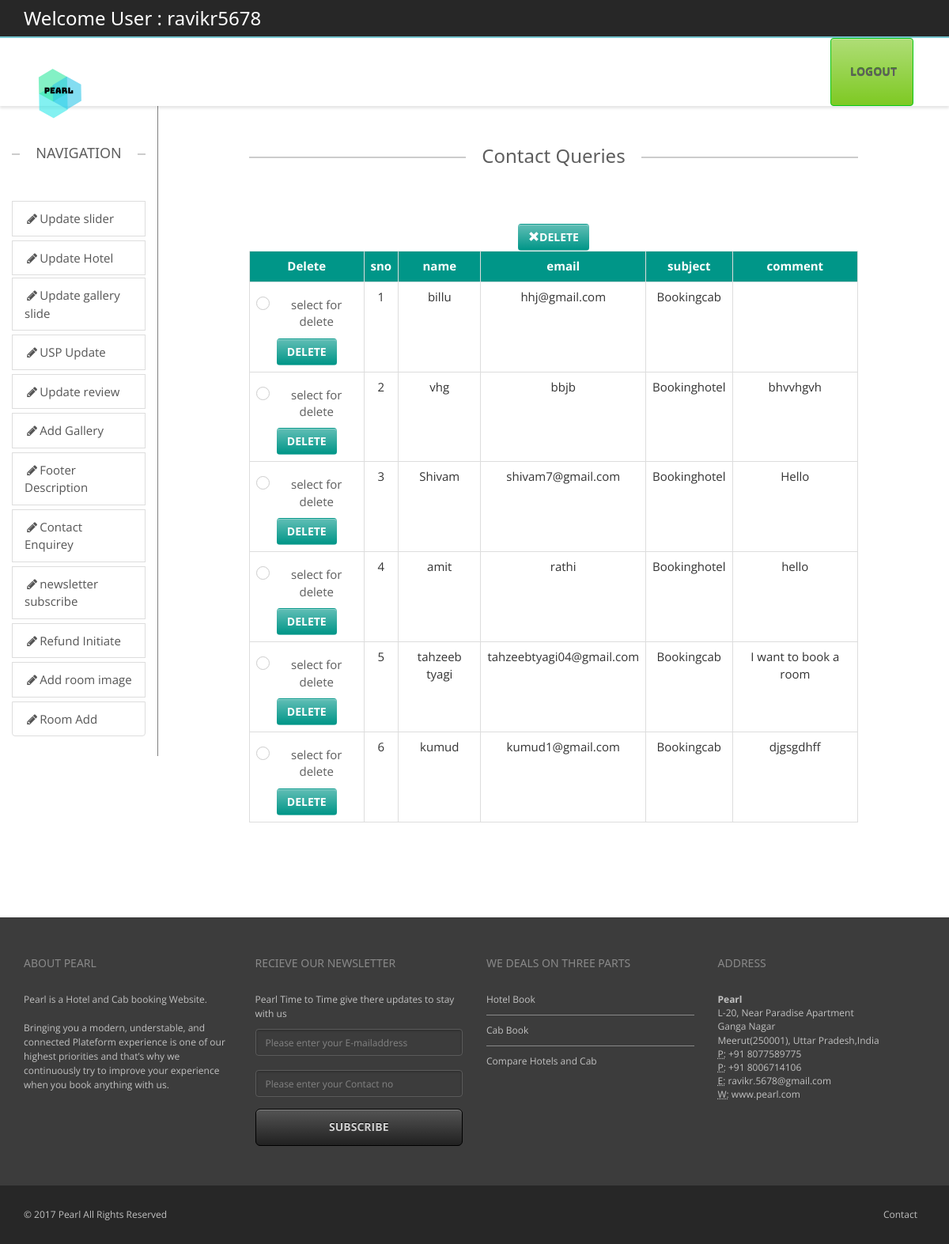
Before: /backend/tables.php (signed in) with the older database file.
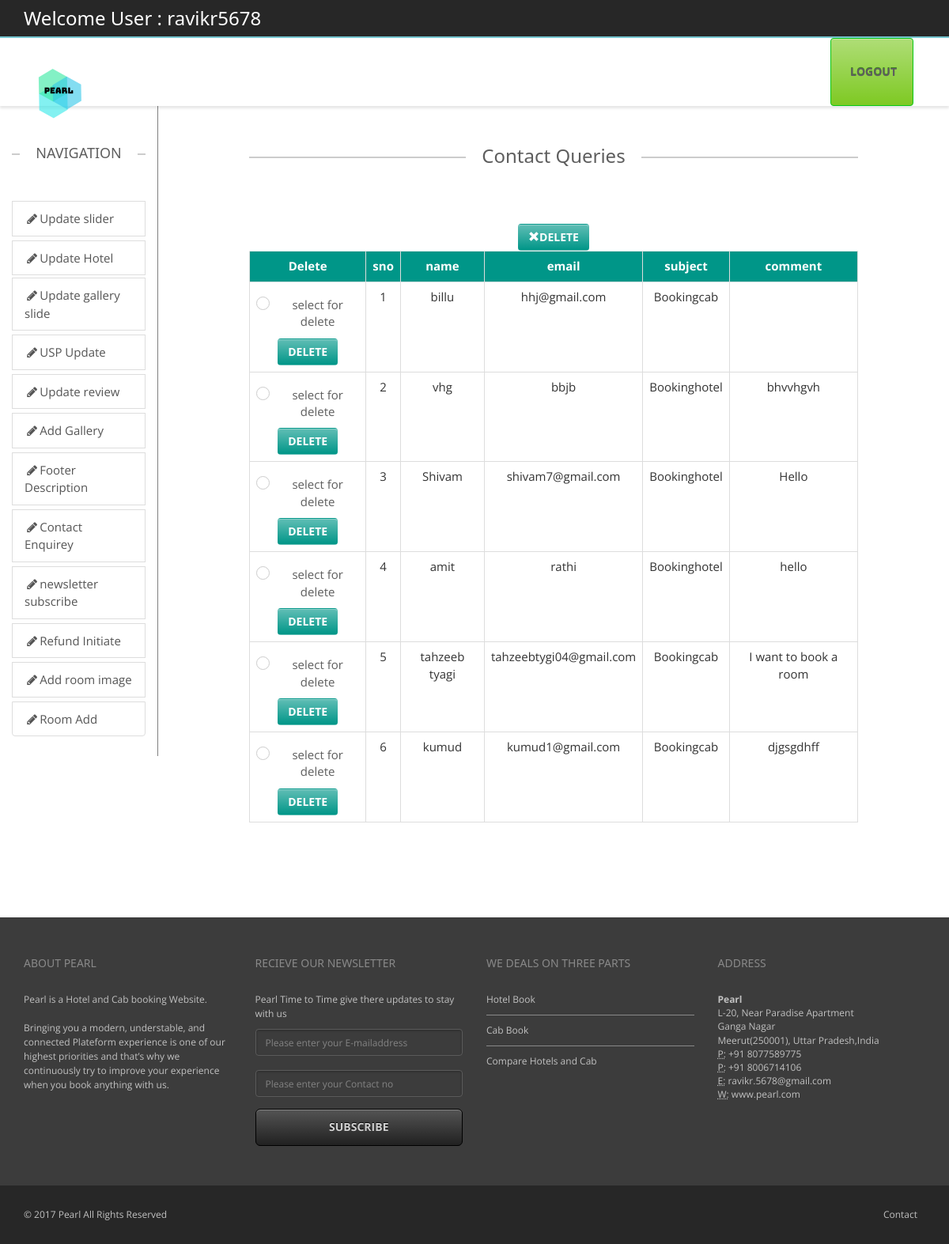
After: the same page with the newer database file.
### tables this page shows
CREATE TABLE `contactenquirey` (
  `sno` int(11) NOT NULL,
  `name` varchar(200) DEFAULT NULL,
  `email` varchar(200) DEFAULT NULL,
  `subject` varchar(100) DEFAULT NULL,
  `comment` varchar(600) DEFAULT NULL
);

### public_html/backend/tables.php (the view, shortened to what this page needs)
<?php
include("headeradmin.php");
include("navigation.php");?>
        <div class="col-sm-1 ">
        </div>
		<div class="col-sm-8">
        <div class="containe-fluid text-center" >
             <h3 class="lined-heading mt50">
            <span>
            Contact Queries
            </span>
        </h3>
        <?php   $con=mysqli_connect("localhost","id5740196_root","1234567890","id5740196_realhotel") or die("could not connect");
$res=mysqli_query($con,"Select * from contactenquirey") or die(mysqli_error($con));
if(mysqli_affected_rows($con)>0)
{
$colname=mysqli_fetch_fields($res);
echo"<form action='deletequery.php' method='post'>";?>
<?php echo"<br><button type='submit' class='btn w3-teal' >";
echo"<span class='glyphicon glyphicon-remove'>";
echo"</span>";
echo"Delete"."</button>";
echo"<div  style='overflow-x:auto;'><table border='1' class='table table-bordered table-hover' style='width:100%'>";
echo"<th class='w3-teal text-center'>Delete</th><th class='w3-teal text-center'>".$colname[0]->name."</th><th class='w3-teal text-center'>".$colname[1]->name."</th><th class='w3-teal text-center'>".$colname[2]->name."</th><th class='w3-teal text-center'>".$colname[3]->name."</th><th class='w3-teal text-center'>".$colname[4]->name."</th>";
while($row=mysqli_fetch_array($res))
{?>
<tr><td><div class="checkbox checkbox-info checkbox-circle">
<?php
echo"<input type='checkbox' name='ids[]' id='$row[0]' value='$row[0]' />"."<label for='$row[0]'>"."select for delete"."</label>"."</div>"."<a href='deletequery.php?id=$row[0]' class='btn w3-teal'>"."delete"."</a>"."</td><td>".$row[0]."</td><td>".$row[1]."</td><td>".$row[2]."</td><td>".$row[3]."</td><td>".$row[4]."</td></tr>";
}
 echo"</table></div>";
 echo"</form>";
}
?>
		</div>
		</div>
        <div class="col-sm-1">
        </div>
	</div>
</div>
<?php include("footer.php");?>

### public_html/backend/headeradmin.php (shortened to what this page needs)
<!DOCTYPE HTML>
<html>
<head>
<link rel="stylesheet" href="css/animate.css">
<link rel="stylesheet" href="css/bootstrap.css">
<link rel="stylesheet" href="https://cdnjs.cloudflare.com/ajax/libs/font-awesome/4.7.0/css/font-awesome.min.css">
<link rel="stylesheet" href="css/owl.carousel.css">
<link rel="stylesheet" href="css/owl.theme.css">
<link rel="stylesheet" href="css/prettyPhoto.css">
<link rel="stylesheet" href="css/smoothness/jquery-ui-1.10.4.custom.min.css">
<link rel="stylesheet" href="rs-plugin/css/settings.css">
<link rel="stylesheet" href="css/theme.css">
<link rel="stylesheet" href="css/w3.css">
<link rel="stylesheet" href="css/checkbox.css">
<link rel="stylesheet" href="css/colors/turquoise.css" id="switch_style">
<link rel="stylesheet" href="css/responsive.css">
</head>
<body>
<div id="top-header" >
  <div class="container">
    <div class="row">
      <div class="col-xs-6">
        <div class=" pull-left">
          <h3 style="color:#FFF">Welcome User : <?php echo $_SESSION['login_user']?></h3>
        </div>
      </div>
  </div>
</div>
</div>
<header>
  <div class="navbar yamm navbar-default" id="sticky">
    <div class="container">
      <div class="navbar-header"  >
        <a href="../index.php" class="navbar-brand">
        <div id="logo" style="border:none"> <img id="default-logo" src="images/d2.png" alt="Pearl" style="width:50%;height:100%;">  </div>
        </a>
        </div>
      <div id="navbar-collapse-grid" class="navbar-collapse collapse navbar-right">
        <ul class="nav navbar-nav ">
          <li> <a href="logout.php" class="btn btn-success" ><span class="fa fa-logout"></span> Logout</a></li>
          </ul>
      </div>
    </div>
  </div>
</header>

### public_html/backend/navigation.php
<div class="container-fluid">
	<div class="row">
		<div class="col-sm-2" style="border-right:1px solid grey;">
		<div class="container-fluid list-group"  style="overflow-y:scroll;padding:0px;" >
        <h5 class="lined-heading mt50">
            <span>
            NAVIGATION
            </span>
        </h5>
<a href="addimage.php" class="list-group-item " style="margin-bottom:5px;"><i class="fa fa-pencil fa-fw" aria-hidden="true"></i>Update slider</a>
<a href="updatehotel.php" class="list-group-item" style="margin-bottom:3px;"><i class="fa fa-pencil fa-fw" aria-hidden="true"></i>Update Hotel</a>
<a href="galleryslide.php" class="list-group-item" style="margin-bottom:5px;"><i class="fa fa-pencil fa-fw" aria-hidden="true"></i>Update gallery slide</a>
<a href="uspupdate.php" class="list-group-item" style="margin-bottom:5px;"><i class="fa fa-pencil fa-fw" aria-hidden="true"></i>USP Update</a>
<a href="updatereview.php" class="list-group-item" style="margin-bottom:5px;"><i class="fa fa-pencil fa-fw" aria-hidden="true"></i>Update review</a>
<a href="addgallery.php" class="list-group-item" style="margin-bottom:5px;"><i class="fa fa-pencil fa-fw" aria-hidden="true"></i>Add Gallery</a>
<a href="footerdesc.php" class="list-group-item" style="margin-bottom:5px;"><i class="fa fa-pencil fa-fw" aria-hidden="true"></i>Footer Description</a>
<a href="tables.php" class="list-group-item" style="margin-bottom:5px;"><i class="fa fa-pencil fa-fw" aria-hidden="true"></i>Contact Enquirey</a>
<a href="newsletter-detail.php" class="list-group-item" style="margin-bottom:5px;"><i class="fa fa-pencil fa-fw" aria-hidden="true"></i>newsletter subscribe</a>
<a href="../refundinitiate.php" class="list-group-item" style="margin-bottom:5px;"><i class="fa fa-pencil fa-fw" aria-hidden="true"></i>Refund Initiate</a>
<a href="addroomimage.php" class="list-group-item" style="margin-bottom:5px;"><i class="fa fa-pencil fa-fw" aria-hidden="true"></i>Add room image</a>
<a href="roomadd.php" class="list-group-item" style="margin-bottom:5px;"><i class="fa fa-pencil fa-fw" aria-hidden="true"></i>Room Add</a>
		</div>
		</div>

### public_html/backend/footer.php (shortened to what this page needs)
<footer>
<div class="container">
  <div class="row">
    <div class="col-md-3 col-sm-3">
      <h4>About Pearl</h4>
      <p>Pearl is a Hotel and Cab booking Website.  <br>
        <br>
       Bringing you a modern, understable, and connected Plateform experience is one of our highest priorities and that’s why we continuously try to improve your experience when you book anything with us. </p>
    </div>
    <div class="col-md-3 col-sm-3">
      <h4>Recieve our newsletter</h4>
      <p>Pearl Time to Time give there updates to stay with us</p>
      <form role="form" action="newsletterquery.php" method="post">
        <div class="form-group">
          <input name="newsletter" type="email" name="newsletter" value="" class="form-control" placeholder="Please enter your E-mailaddress"><br />
           <input name="contact" type="text"  value="" class="form-control" placeholder="Please enter your Contact no">
        </div>
        <input type="submit" class="btn btn-lg btn-black btn-block" value="Subscribe">
      </form>
    </div>
    <div class="col-md-3 col-sm-3">
      <h4>We deals on three parts</h4>
        <ul>
        <li>
		  <article>
			<a href="">Hotel Book</a>
		  </article>
		</li>
        <li>
		  <article>
			<a href="">Cab Book</a>
		  </article>
		</li>
        <li>
		  <article>
			<a href="">Compare Hotels and Cab</a>
		  </article>
		</li>
        </ul>
    </div>
    <div class="col-md-3 col-sm-3">
      <h4>Address</h4>
      <address>
      <strong>Pearl</strong><br>
      L-20, Near Paradise Apartment<br>
      Ganga Nagar<br>
      Meerut(250001), Uttar Pradesh,India<br />
      <abbr title="Phone">P:</abbr> <a href="+91 8077589775">+91 8077589775</a><br>
      <abbr title="Phone">P:</abbr> <a href="+91 8006714106">+91 8006714106</a><br />
      <abbr title="Email">E:</abbr> <a href="#">ravikr.5678@gmail.com</a><br>
      <abbr title="Website">W:</abbr> <a href="#">www.pearl.com</a><br>
      </address>
    </div>
  </div>
</div>
<div class="footer-bottom">
<div class="container">
<div class="row">
<div class="col-xs-6"> &copy; 2017 Pearl All Rights Reserved </div>
<div class="col-xs-6 text-right">
<ul>
<li><a href="">Contact</a></li>
</ul>
</div>
</div>
</div>
</div>
</footer>
</body>
</html>

### public_html/backend/css/w3.css (style rules this page uses)
button,hr,input { overflow:visible }
html { box-sizing:border-box;-ms-text-size-adjust:100%;-webkit-text-size-adjust:100%;overflow-x:hidden }
*,:after,:before { box-sizing:inherit }
body { margin:0 }
article,aside,details,figcaption,figure,footer,header,main,menu,nav,section,summary { display:block }
a { background-color:transparent;-webkit-text-decoration-skip:objects;color:inherit }
abbr[title] { border-bottom:none;text-decoration:underline;text-decoration:underline dotted }
img { border-style:none;margin-bottom:-5px }
button,input,select,textarea { font:inherit;margin:0 }
button,select { text-transform:none }
[type=reset],[type=submit],button,html [type=button] { -webkit-appearance:button }
body,html { font-family:Verdana,sans-serif;font-size:15px;line-height:1.5 }
h3 { font-size:24px }
h4 { font-size:20px }
h5 { font-size:18px }
h1,h2,h3,h4,h5,h6 { font-family:"Segoe UI",Arial,sans-serif;font-weight:400;margin:10px 0 }
.w3-hover-teal:hover,.w3-teal { color:#fff!important;background-color:#009688!important }

### public_html/backend/css/checkbox.css (style rules this page uses)
.checkbox { padding-left: 20px; }
.checkbox label { display: inline-block; vertical-align: middle; position: relative; padding-left: 5px; }
.checkbox label::before { content: ""; display: inline-block; position: absolute; width: 17px; height: 17px; left: 0; margin-left: -20px; border: 1px solid #cccccc; border-radius: 3px; background-color: #fff; -webkit-transition: border 0.15s ease-in-out, color 0.15s ease-in-out; -o-transition: border 0.15s ease-in-out, color 0.15s ease-in-out; transition: border 0.15s ease-in-out, color 0.15s ease-in-out; }
.checkbox label::after { display: inline-block; position: absolute; width: 16px; height: 16px; left: 0; top: 0; margin-left: -20px; padding-left: 3px; padding-top: 1px; font-size: 11px; color: #555555; }
.checkbox.checkbox-circle label::before { border-radius: 50%; }

### public_html/backend/css/colors/turquoise.css (style rules this page uses)
a { color: #75c5cf; }
header, .navbar-nav .dropdown-menu, .blog-author img, .comment .avatar img, aside h3, blockquote, .ui-widget-header, .ui-state-highlight, .ui-widget-content .ui-state-highlight, .ui-widget-header .ui-state-highlight, .ui-state-hover, .ui-widget-content .ui-state-hover, .ui-widget-header .ui-state-hover, .ui-state-focus, .ui-widget-content .ui-state-focus, .ui-widget-header .ui-state-focus, .ui-state-active, .ui-widget-content .ui-state-active, .ui-widget-header .ui-state-active, #owl-gallery, #owl-reviews img, .parallax-effect, .revolution-slider, .testimonials .owl-theme .owl-controls .owl-buttons div, .standard-slider .owl-theme .owl-controls .owl-buttons div, #go-top, .box-icon .circle, .testimonials .owl-theme .owl-controls .owl-buttons div, .standard-slider .owl-theme .owl-controls .owl-buttons div, #map { border-color: #75c5cf !important; }
.navbar-default .navbar-brand, .navbar-default .navbar-nav > li > a:hover, .navbar-default .navbar-nav > li > a:focus, .navbar-default .navbar-nav > .active > a, .navbar-default .navbar-nav > .active > a:hover, .navbar-default .navbar-nav > .active > a:focus, .navbar-default .navbar-nav > .open > a, .navbar-default .navbar-nav > .open > a:hover, .navbar-default .navbar-nav > .open > a:focus, .navbar-default .navbar-nav .dropdown-menu > li > a:hover, .navbar-default .navbar-nav .dropdown-menu > li > a:focus { color: #75c5cf; }

Changed rows visible on the page:
changed contactenquirey "tahzeeb tyagi": email "tahzeebtyagi04@gmail.com" → "tahzeebtygi04@gmail.com"
